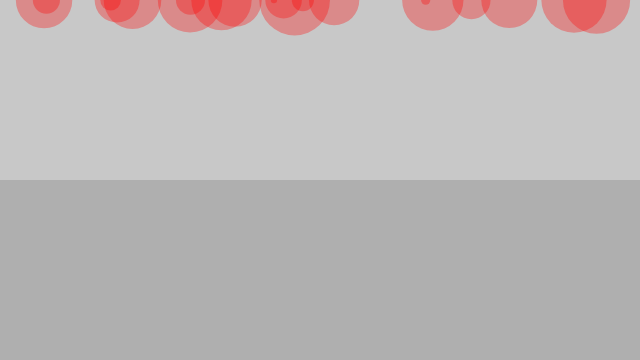
Frame 1 (no input)
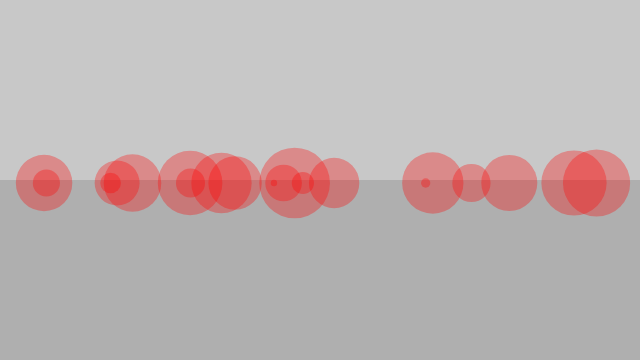
Frame 60 (no input)
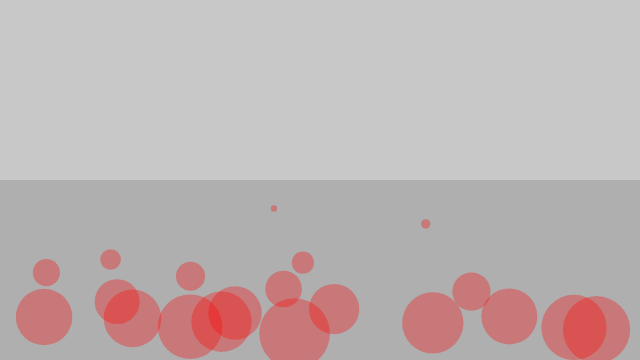
Frame 120 (the mouse pressed at the canvas centre since frame 60)

The p5.js sketch that drew these frames (run headless with seeded random() and noise() and a simulated clock; from frame 60 on, the mouse is pressed at the canvas centre):

// p5.js sketch
// ── sketch.js
// 流体抵抗
let movers = [];
let gravity, liquid;

function setup() {
	createCanvas(640, 360);
	for (let i = 0; i < 20; i++) {
		movers.push(new Mover(random(0.1, 5), random(0, width), 0));
	}
	mover = new Mover();
	liquid = new Liquid(0, height / 2, width, height / 2, 0.1);
}

function draw() {
	background(200);
	liquid.display();
	movers.forEach(mover => {
		if (liquid.contains(mover)) {
			let dragForce = liquid.drag(mover);
			mover.applyForce(dragForce);
		}
		gravity = createVector(0, 0.1 * mover.mass); // 重力
		mover.applyForce(gravity); // 重力をmoverに加える
		mover.update();
		mover.checkEdges();
		mover.display();
	});
}

class Liquid {
	constructor(x, y, w, h, c) {
		this.x = x;
		this.y = y;
		this.w = w;
		this.h = h;
		this.c = c;
	}
	contains(mover) {
		let l = mover.loc;
		return l.x > this.x && l.x < this.x + this.w && l.y > this.y && l.y < this.y + this.h;
	}
	drag(mover) {
		let speed = mover.velo.mag();
		let dragMag = this.c * speed * speed;
		let dragForce = mover.velo.copy();
		dragForce.mult(-1);

		dragForce.normalize();
		dragForce.mult(dragMag);
		return dragForce;
	}
	display() {
		noStroke();
		fill(175);
		rect(this.x, this.y, this.w, this.h);
	}
}

class Mover {
	constructor(mass, x, y) {
		this.loc = createVector(x, y);
		this.velo = createVector(0, 0);
		this.acc = createVector(0, 0);
		this.mass = mass; // 質量は1に
	}
	applyForce(force) {
		this.f = p5.Vector.div(force, this.mass);
		this.acc.add(this.f);
	}
	update() {
		this.velo.add(this.acc);
		this.loc.add(this.velo);
		this.acc.mult(0); // 加速を毎回クリアにする
	}
	display() {
		noStroke();
		fill(255, 0, 0, 80);
		ellipse(this.loc.x, this.loc.y, this.mass * 16);
	}
	checkEdges() {
		if (this.loc.x > width) {
			this.loc.x = width;
			this.velo.x *= -1;
		} else if (this.loc.x < 0) {
			this.loc.x = 0;
			this.velo.x *= -1;
		}
		if (this.loc.y > height) {
			this.velo.y *= -1;
			this.loc.y = height;
		}
	}
}
